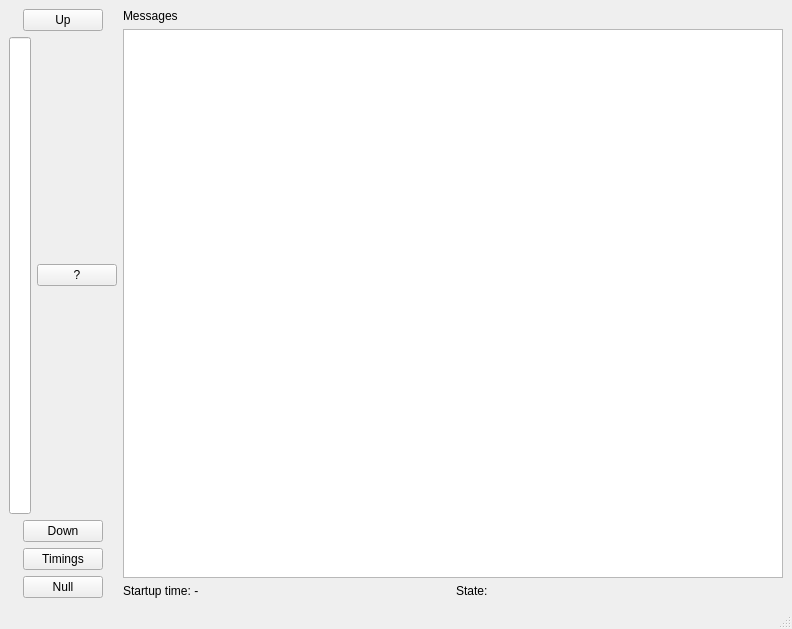
<?xml version="1.0" encoding="UTF-8"?>
<ui version="4.0">
 <class>MainWindow</class>
 <widget class="QMainWindow" name="MainWindow">
  <property name="geometry">
   <rect>
    <x>0</x>
    <y>0</y>
    <width>792</width>
    <height>629</height>
   </rect>
  </property>
  <property name="sizePolicy">
   <sizepolicy hsizetype="Fixed" vsizetype="Fixed">
    <horstretch>0</horstretch>
    <verstretch>0</verstretch>
   </sizepolicy>
  </property>
  <property name="windowTitle">
   <string>MainWindow</string>
  </property>
  <property name="windowIcon">
   <iconset resource="application.qrc">
    <normaloff>:/app/appIcon</normaloff>:/app/appIcon</iconset>
  </property>
  <widget class="QWidget" name="centralwidget">
   <layout class="QGridLayout" name="gridLayout">
    <item row="0" column="0">
     <layout class="QHBoxLayout" name="mainBox">
      <item>
       <layout class="QVBoxLayout" name="progressBox">
        <item alignment="Qt::AlignHCenter">
         <widget class="QPushButton" name="upButton">
          <property name="sizePolicy">
           <sizepolicy hsizetype="Fixed" vsizetype="Fixed">
            <horstretch>0</horstretch>
            <verstretch>0</verstretch>
           </sizepolicy>
          </property>
          <property name="text">
           <string>Up</string>
          </property>
         </widget>
        </item>
        <item>
         <layout class="QHBoxLayout" name="barBox">
          <item alignment="Qt::AlignHCenter">
           <widget class="QProgressBar" name="progressBar">
            <property name="styleSheet">
             <string notr="true">QProgressBar::chunk { background-color: #05B8CC; }</string>
            </property>
            <property name="value">
             <number>0</number>
            </property>
            <property name="textVisible">
             <bool>false</bool>
            </property>
            <property name="orientation">
             <enum>Qt::Vertical</enum>
            </property>
           </widget>
          </item>
          <item>
           <widget class="QPushButton" name="setButton">
            <property name="sizePolicy">
             <sizepolicy hsizetype="Maximum" vsizetype="Fixed">
              <horstretch>0</horstretch>
              <verstretch>0</verstretch>
             </sizepolicy>
            </property>
            <property name="text">
             <string>?</string>
            </property>
           </widget>
          </item>
         </layout>
        </item>
        <item alignment="Qt::AlignHCenter">
         <widget class="QPushButton" name="downButton">
          <property name="sizePolicy">
           <sizepolicy hsizetype="Fixed" vsizetype="Fixed">
            <horstretch>0</horstretch>
            <verstretch>0</verstretch>
           </sizepolicy>
          </property>
          <property name="text">
           <string>Down</string>
          </property>
         </widget>
        </item>
        <item alignment="Qt::AlignHCenter">
         <widget class="QPushButton" name="timingsButton">
          <property name="sizePolicy">
           <sizepolicy hsizetype="Fixed" vsizetype="Fixed">
            <horstretch>0</horstretch>
            <verstretch>0</verstretch>
           </sizepolicy>
          </property>
          <property name="text">
           <string>Timings</string>
          </property>
         </widget>
        </item>
        <item alignment="Qt::AlignHCenter">
         <widget class="QPushButton" name="nullButton">
          <property name="sizePolicy">
           <sizepolicy hsizetype="Fixed" vsizetype="Fixed">
            <horstretch>0</horstretch>
            <verstretch>0</verstretch>
           </sizepolicy>
          </property>
          <property name="text">
           <string>Null</string>
          </property>
         </widget>
        </item>
       </layout>
      </item>
      <item>
       <layout class="QVBoxLayout" name="messageBox">
        <item>
         <widget class="QLabel" name="messagesLabel">
          <property name="text">
           <string>Messages</string>
          </property>
         </widget>
        </item>
        <item>
         <widget class="MessageList" name="messageList"/>
        </item>
        <item>
         <layout class="QHBoxLayout" name="stateBox">
          <item>
           <widget class="QLabel" name="startupLabel">
            <property name="text">
             <string>Startup time: -</string>
            </property>
           </widget>
          </item>
          <item>
           <widget class="QLabel" name="stateLabel">
            <property name="text">
             <string>State:</string>
            </property>
           </widget>
          </item>
         </layout>
        </item>
       </layout>
      </item>
     </layout>
    </item>
   </layout>
  </widget>
  <widget class="QMenuBar" name="menubar">
   <property name="geometry">
    <rect>
     <x>0</x>
     <y>0</y>
     <width>792</width>
     <height>21</height>
    </rect>
   </property>
  </widget>
  <widget class="QStatusBar" name="statusbar"/>
 </widget>
 <customwidgets>
  <customwidget>
   <class>MessageList</class>
   <extends>QListWidget</extends>
   <header>messagelist.h</header>
  </customwidget>
 </customwidgets>
 <resources>
  <include location="application.qrc"/>
 </resources>
 <connections/>
</ui>
